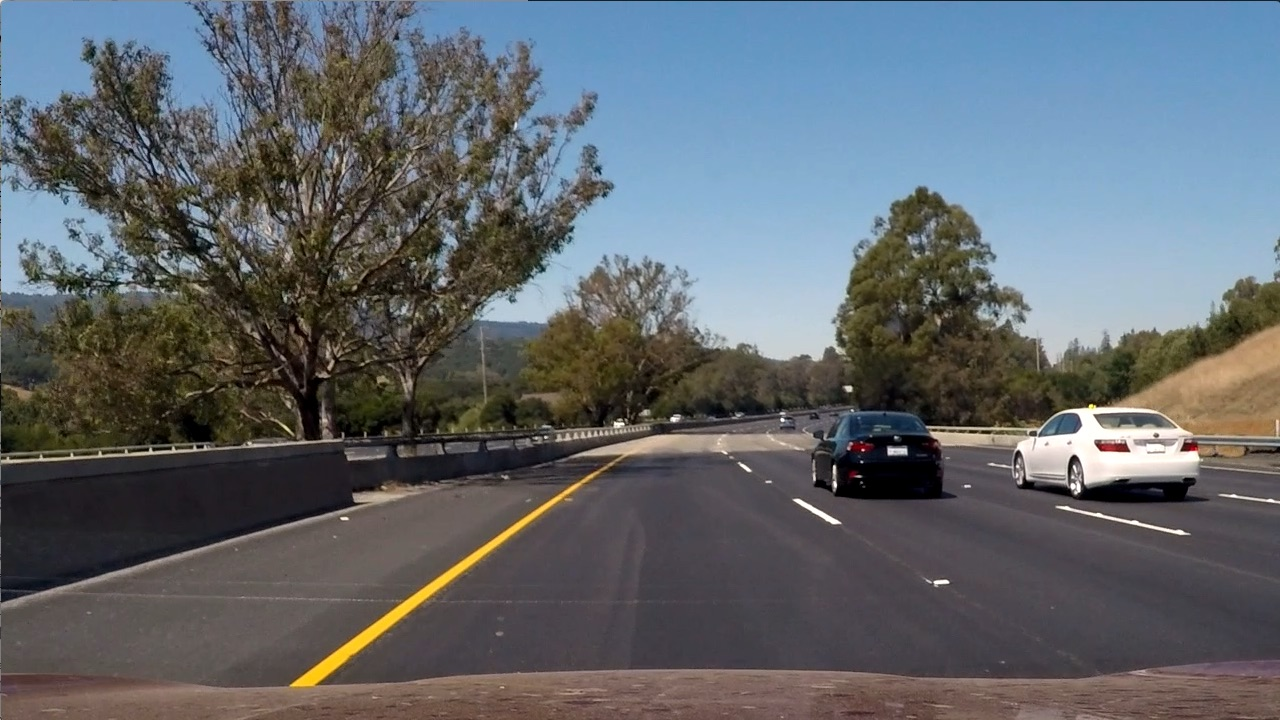
#> input picture advanced_lane_finding/test_images/test6.jpg, 1280 x 720 px
$ python color_spaces.py
#> lines starting #> are read from the running program, lines starting #| are printed output that depends on the picture; after the words box and inside, x2 and y2 are one past the last pixel; in counts of white or black regions, pixels touching at a corner belong together
import numpy as np
import cv2
import matplotlib.pyplot as plt


def hls_s_thresh(img, thresh=(0, 255)):
    # Convert to HLS color space
    hls = cv2.cvtColor(img, cv2.COLOR_RGB2HLS)

    # Create an object encapsulating the CLAHE parameters
    clahe = cv2.createCLAHE(clipLimit=2.0, tileGridSize=(50, 50))
    hls[:, :, 2] = clahe.apply(hls[:, :, 2])

    # Create binary output mask
    binary_output = np.zeros_like(img[:, :, 0])
    binary_output[(hls[:, :, 2] >= thresh[0]) & (hls[:, :, 2] <= thresh[1])] = 1

    return binary_output


def rgb_r_thresh(img, thresh=(0, 255)):
    # Image is assumed in RGB color space
    # Create an object encapsulating the CLAHE parameters
    clahe = cv2.createCLAHE(clipLimit=2.0, tileGridSize=(50, 50))
    img[:, :, 0] = clahe.apply(img[:, :, 0])

    # Create binary output mask
    binary_output = np.zeros_like(img[:, :, 0])
    binary_output[(img[:, :, 0] >= thresh[0]) & (img[:, :, 0] <= thresh[1])] = 1

    return binary_output


def hsv_h_thresh(img, thresh=(0, 179)):
    # Convert to HSV color space
    hsv = cv2.cvtColor(img, cv2.COLOR_BGR2HSV)

    # Create binary output mask
    binary_output = np.zeros_like(img[:, :, 0])
    binary_output[(hsv[:, :, 0] >= thresh[0]) & (hsv[:, :, 0] <= thresh[1])] = 1

    return binary_output


def hsv_v_thresh(img, thresh=(0, 255)):
    # Convert to HSV color space
    hsv = cv2.cvtColor(img, cv2.COLOR_BGR2HSV)

    # Create an object encapsulating the CLAHE parameters
    clahe = cv2.createCLAHE(clipLimit=2.0, tileGridSize=(50, 50))
    hsv[:, :, 2] = clahe.apply(hsv[:, :, 2])

    # Create binary output mask
    binary_output = np.zeros_like(img[:, :, 2])
    binary_output[(hsv[:, :, 2] >= thresh[0]) & (hsv[:, :, 2] <= thresh[1])] = 1

    return binary_output


if __name__ == "__main__":
    image = cv2.imread("./test_images/test6.jpg", cv2.IMREAD_UNCHANGED)
#> image is the input picture: shape (720, 1280, 3); mean B, G, R 107.9, 102.6, 97
    # imread reads in BGR. Convert to RGB
    image = cv2.cvtColor(image, cv2.COLOR_BGR2RGB)

    hls_thresh = hls_s_thresh(image, (180, 255))
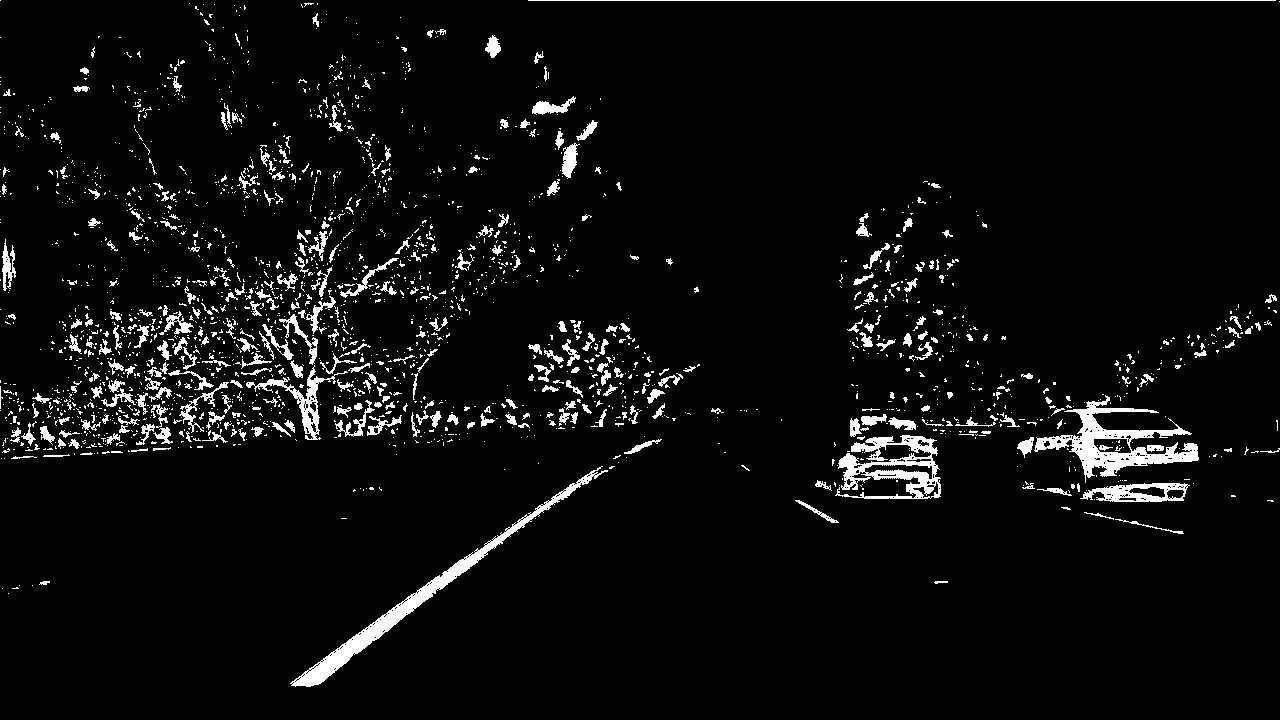
#> hls_thresh: shape (720, 1280); values 0 (black) and 1 (white), 4.8% white; 2302 white regions (1950 under 20 px), largest, box (x1, y1, x2, y2) and area: (290, 466, 608, 687) 4161, (1034, 395, 1199, 483) 4093, (835, 435, 941, 499) 3002
    rgb_thresh = rgb_r_thresh(image, (240, 255))
#> in rgb_r_thresh, `img[:, :, 0] = clahe.apply(img[:, :, 0])`:
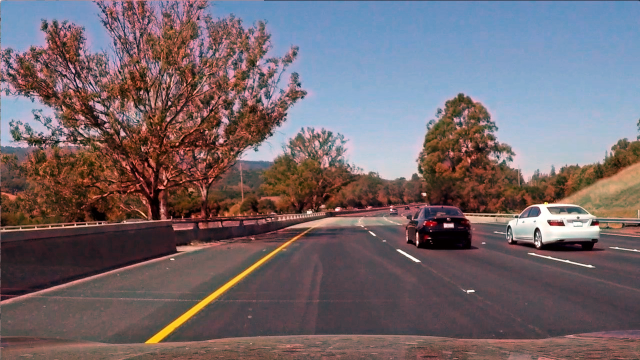
#> img: shape (720, 1280, 3) (shown at 1/2 size); mean R, G, B 115.8, 102.6, 107.9
#> rgb_thresh: shape (720, 1280); values 0 (black) and 1 (white), 1.3% white; 879 white regions (840 under 20 px), largest, box (x1, y1, x2, y2) and area: (1034, 405, 1199, 484) 4193, (293, 483, 580, 686) 2478, (1080, 511, 1185, 534) 219

    hsv_h = hsv_h_thresh(image, (20, 40))
#> hsv_h: shape (720, 1280); values 0 (black) and 1 (white), 1.1% white in thin lines or dots
    hsv_v = hsv_v_thresh(image, (230, 255))
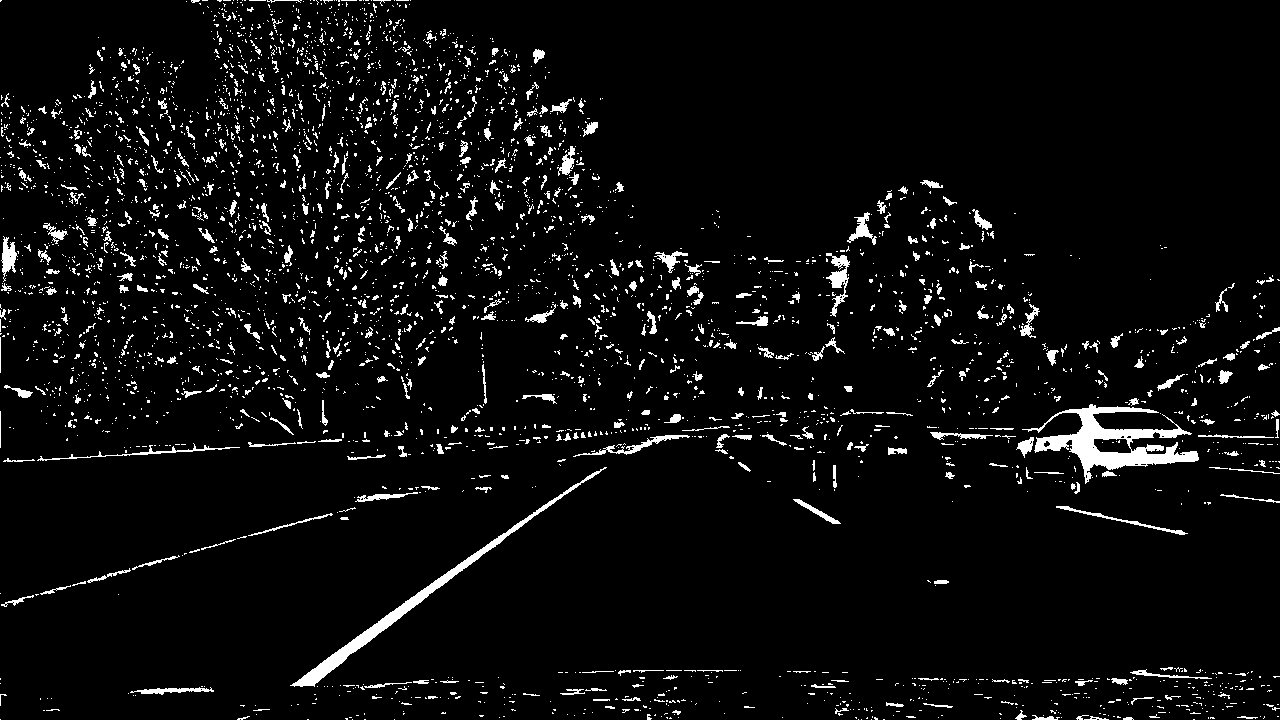
#> hsv_v: shape (720, 1280); values 0 (black) and 1 (white), 4.9% white; 3719 white regions (3248 under 20 px), largest, box (x1, y1, x2, y2) and area: (1022, 404, 1199, 484) 4407, (290, 467, 607, 687) 2865, (826, 253, 850, 317) 579

    fig, ((ax1, ax2, ax3), (ax4, ax5, ax6)) = plt.subplots(2, 3)
    ax1.imshow(hls_thresh, cmap="gray")
    ax1.set_title("HLS S Threshold")

    ax2.imshow(rgb_thresh, cmap="gray")
    ax2.set_title("RGB R Threshold")

    ax3.imshow(hls_thresh | rgb_thresh, cmap="gray")
    ax3.set_title("HLS S | RGB R")

    ax4.imshow(hsv_h, cmap="gray")
    ax4.set_title("HSV H Threshold")

    ax5.imshow(hsv_v, cmap="gray")
    ax5.set_title("HSV V Threshold")

    ax6.imshow(hsv_h & hsv_v, cmap="gray")
    ax6.set_title("HSV & & HSV V")
    plt.show()
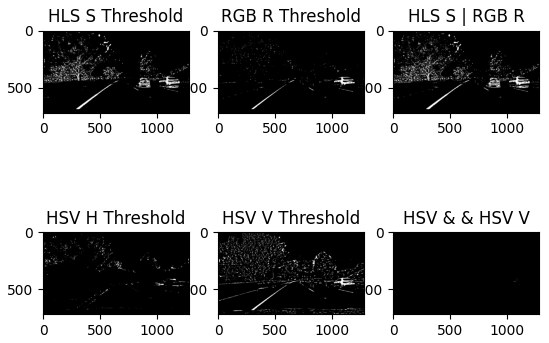
#> figure drawn by matplotlib, 6 panels

$ run again, with advanced_lane_finding/test_images/test1.jpg copied over advanced_lane_finding/test_images/test6.jpg
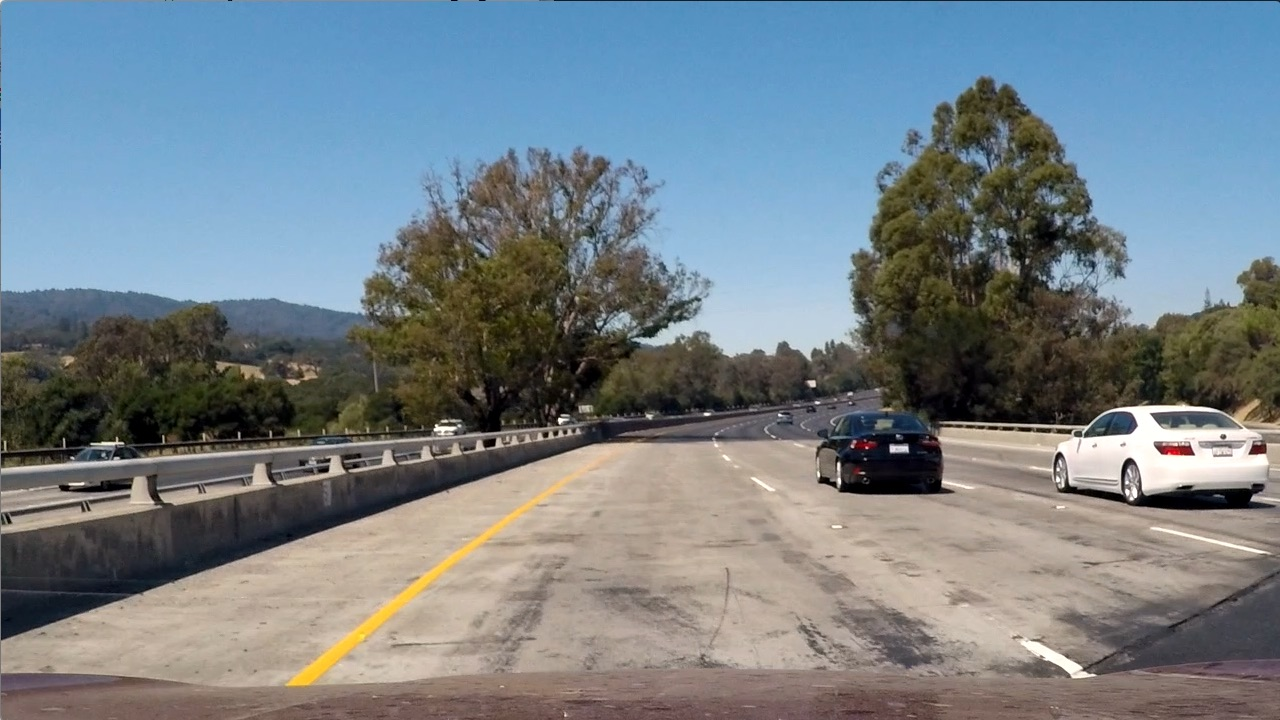
#> input picture advanced_lane_finding/test_images/test1.jpg, 1280 x 720 px
#> image is the input picture: shape (720, 1280, 3); mean B, G, R 135.5, 128.7, 117.5
#> `hls_thresh = hls_s_thresh(image, (180, 255))`:
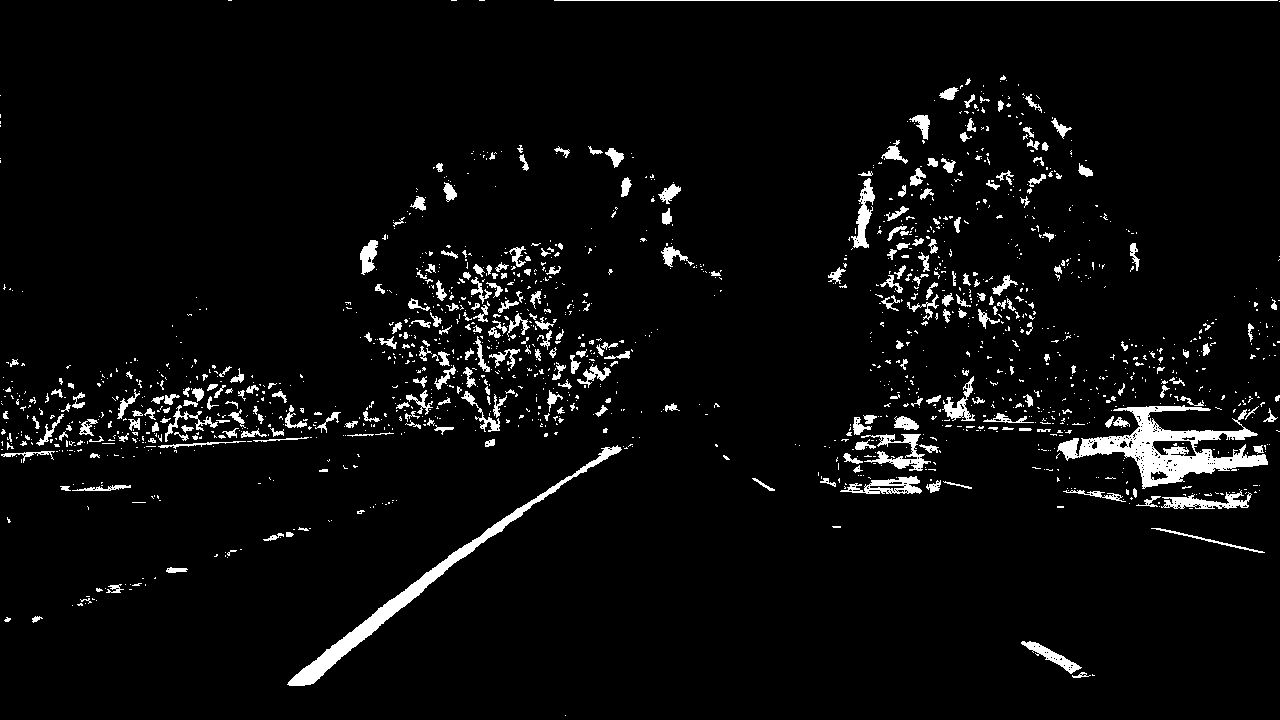
#> hls_thresh: shape (720, 1280); values 0 (black) and 1 (white), 4.4% white; 1605 white regions (1292 under 20 px), largest, box (x1, y1, x2, y2) and area: (1057, 405, 1268, 489) 5909, (287, 445, 622, 686) 4108, (861, 434, 931, 471) 846
#> rgb_thresh: shape (720, 1280); values 0 (black) and 1 (white), 1.5% white; 600 white regions (540 under 20 px), largest, box (x1, y1, x2, y2) and area: (1079, 404, 1268, 490) 5748, (288, 487, 557, 685) 2430, (1021, 641, 1082, 674) 588
#> hsv_h: shape (720, 1280); values 0 (black) and 1 (white), 1% white; 828 white regions (733 under 20 px), largest, box (x1, y1, x2, y2) and area: (0, 469, 94, 486) 691, (1069, 458, 1120, 474) 486, (1204, 440, 1245, 457) 344
#> `hsv_v = hsv_v_thresh(image, (230, 255))`:
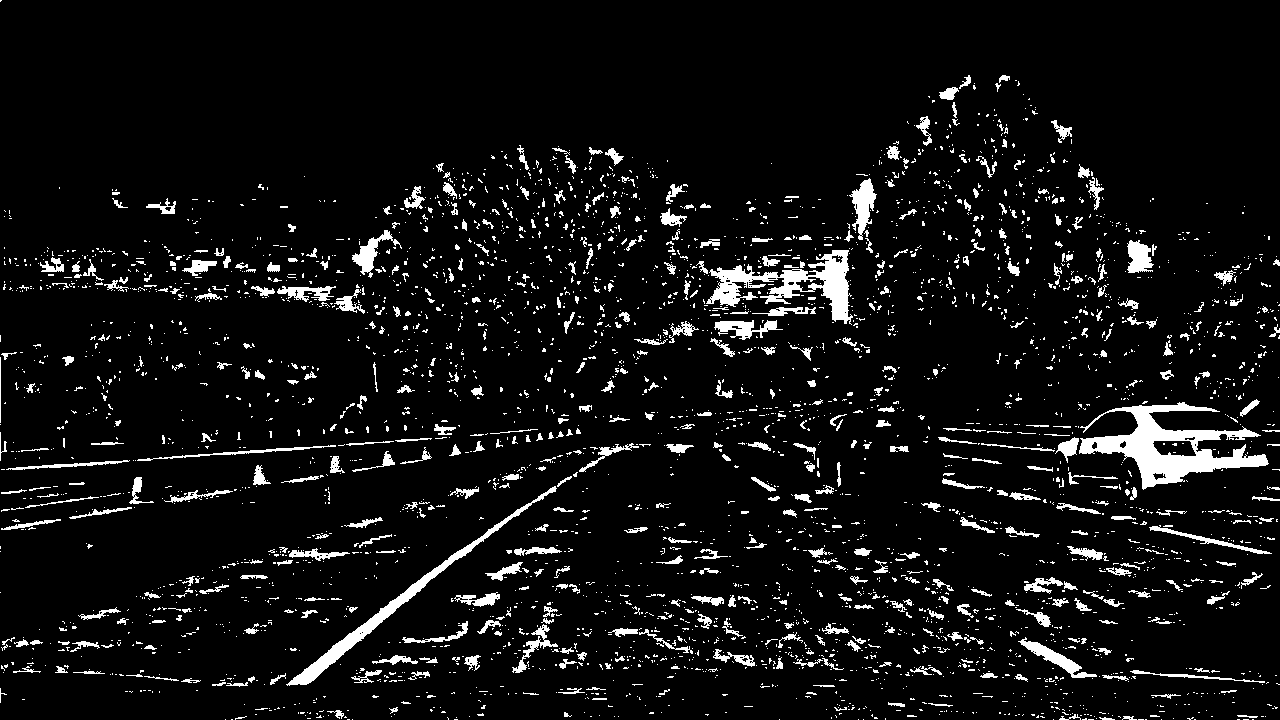
#> hsv_v: shape (720, 1280); values 0 (black) and 1 (white), 6.8% white; 3725 white regions (3189 under 20 px), largest, box (x1, y1, x2, y2) and area: (1079, 402, 1269, 490) 5973, (706, 250, 853, 325) 3722, (286, 486, 557, 686) 2707
